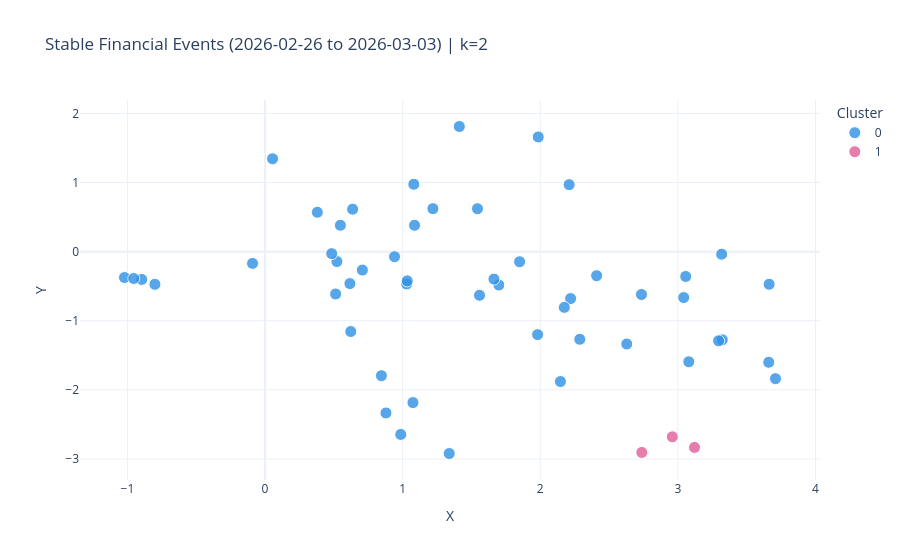
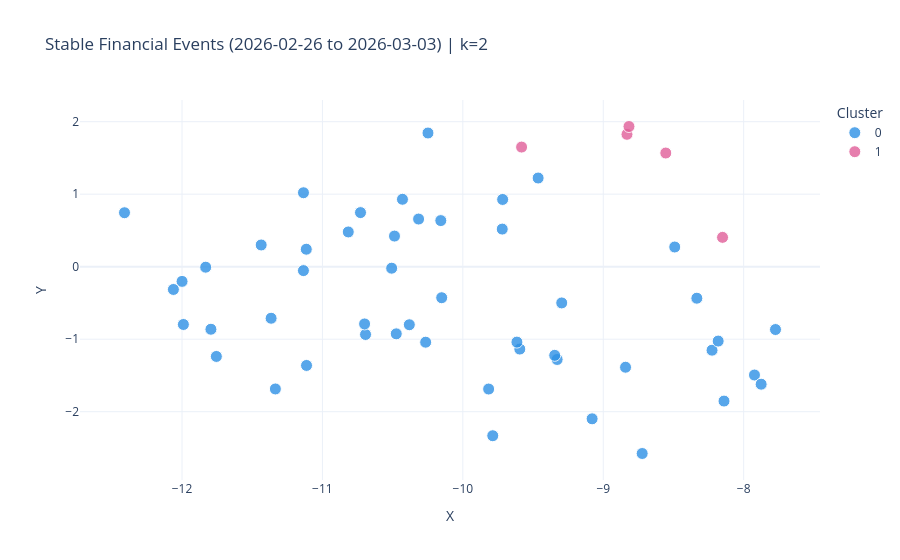

Write notebook code for charts like these, in order.
### Markdown cell above
So, the adequate number of clusters for the week before this event seems to be 2.

### Code cell
# Choice of K and Cluster Visualization
best_k_w2v = 2  # À lire sur le graphique Word2Vec
best_k_bpe = 2  # À lire sur le graphique DistilRoBERTa

# CLUSTERS VISUALISATION 
print(f"\n 2D Visualisation (Word2Vec) with K={best_k_w2v}...")
fig_tsne_w2v = visualize_hac_tsne_range(
    X_full=X_w2v,
    df_features=df_w2v,
    start_date=START_DATE,
    end_date=END_DATE,
    k=best_k_w2v,
)
if fig_tsne_w2v is not None:
    fig_tsne_w2v.show()

print(f"\n 2D Visualisation (DistilRoBERTa) with K={best_k_bpe}...")
fig_tsne_bpe = visualize_hac_tsne_range(
    X_full=X_bpe,
    df_features=df_bpe,
    start_date=START_DATE,
    end_date=END_DATE,
    k=best_k_bpe,
)
if fig_tsne_bpe is not None:
    fig_tsne_bpe.show()

### Figure 1 — Plotly figure (JSON) as saved in the notebook; plotly's stock layout.template omitted (floating-point values rounded to 4 significant figures)
{"data": [{"customdata": [["How to start investing with just $5 using micro-investing apps", "2026-02-26"], ["Nvidia posted another blockbuster quarter. One analyst says the stock is a ‘coiled spring’ waiting to snap higher", "2026-02-26"], ["Asia tech stocks rally as Nvidia earnings soothe AI slowdown fears", "2026-02-26"], ["The world's biggest sovereign wealth fund is using Anthropic's Claude AI model to screen investments for ethical issues", "2026-02-26"], ["Wall Street loves this 'AI-proof retail compounder'", "2026-02-26"], ["These steady income-paying stocks could be on their way to becoming dividend aristocrats, Wolfe says", "2026-02-26"], ["Salesforce’s underwhelming earnings won’t be enough to stem the AI software slide", "2026-02-26"], ["Nvidia’s Huang says any Pentagon–Anthropic rift is 'not the end of the world'", "2026-02-26"], ["Nvidia's blowout earnings report disappoints Wall Street as stock sinks 5%", "2026-02-26"], ["Rolls-Royce raises outlook, plans up to $12 billion share buyback as engine demand boosts growth", "2026-02-26"], ["Dell shares climb 22% on earnings beat as company navigates rising memory costs", "2026-02-27"], ["Here are Friday's biggest analyst calls: Nvidia, Netflix, Dell, Honeywell, Block, Palantir, Live Nation & more", "2026-02-27"], ["This obscure ETF may hold the key to whether the bull market lasts", "2026-02-27"], ["What traders are buying and selling during rout: Dumping Nvidia, buying Apple", "2026-02-27"], ["UK PM Keir Starmer suffers major blow after his party comes third in key vote", "2026-02-27"], ["UBS turns bullish on Palantir, says buy the dip on this clear AI winner", "2026-02-27"], ["Berkshire Hathaway operating earnings fell nearly 30% in Warren Buffett's final quarter as CEO", "2026-02-28"], ["How the 'K-shaped' economy is showing up at two big U.S. gyms", "2026-02-28"], ["Private equity stocks like Apollo are among the most oversold names in the S&P 500", "2026-02-28"], ["3 themes that drove Wall Street's wild week and the new U.S.-Iran conflict wildcard", "2026-02-28"], ["Jack Dorsey made the loudest case yet that AI is already replacing jobs", "2026-02-28"], ["Morgan Stanley says stocks like Nvidia have more room to run in March", "2026-02-28"], ["How the attack on Iran could impact the global oil market and economy", "2026-02-28"], ["With free storage at max from Google to Shutterfly to Snap, the price for your memories is rising", "2026-02-28"], ["AI just leveled up and there are no guardrails anymore", "2026-02-28"], ["All the highlights from Berkshire CEO Abel's first shareholder letter", "2026-03-01"], ["Here are the 5 big things we're watching in the stock market this week", "2026-03-01"], ["Investors beware: These stocks are the most at risk from AI disruption", "2026-03-01"], ["Buffett successor Greg Abel faces first big test as Berkshire Hathaway CEO. Did he pass it?", "2026-03-01"], ["It's peak days for the 'overlay everything' trade as demand for income rises in volatile market", "2026-03-01"], ["S&P 500 closes flat, rebounding from lows as traders buy the dip after U.S.-Iran attacks: Live updates", "2026-03-01"], ["Forget DeepSeek. China’s already released 5 new AI models and UBS prefers this one", "2026-03-01"], ["Stocks making the biggest moves premarket: Exxon Mobil, Lockheed Martin, United Airlines & more", "2026-03-02"], ["Iran, Berkshire Hathaway earnings, OpenAI's Pentagon deal and more in Morning Squawk", "2026-03-02"], ["U.S.-Iran war sparks market sell-off. When is it time to buy the dip?", "2026-03-02"], ["Goldman Sachs turns bullish on this coffee chain after recent pullback, calls growth rate ‘best in class’", "2026-03-02"], ["Iran conflict: Where things stand, global responses — and what comes next", "2026-03-02"], ["Dividend Aristocrats are outperforming this year in a volatile market. These stocks are Wall Street’s favorites", "2026-03-02"], ["Retail investors had two favorite trades during Monday's market turmoil", "2026-03-02"], ["Buy this power infrastructure stock as data center demand pick up, says Goldman Sachs", "2026-03-02"], ["Travel stocks fall after thousands of flights grounded following Iran strikes", "2026-03-02"], ["European stocks fall sharply as conflict grips the Middle East; oil prices jump", "2026-03-02"], ["Poor coordination can cost couples an average $14,000 in retirement wealth, research finds", "2026-03-03"], ["CNBC Daily Open: Markets digest U.S.-Iran war as conflict spreads", "2026-03-03"], ["European stocks close 3% lower as Middle East conflict intensifies", "2026-03-03"], ["Stocks making the biggest moves premarket: Target, Best Buy, On Holding, MongoDB & more", "2026-03-03"], ["We're buying more of this megacap AI stock as the market heads for a lower open", "2026-03-03"], ["South Korea's Kospi sees worst day in 19 months amid broader decline in Asia markets", "2026-03-03"], ["Wall Street playbook says buy when war breaks out. How this time could be different", "2026-03-03"], ["Nvidia is investing in these two stocks. Wall Street says you should too", "2026-03-03"], ["Versant debut earnings report shows continued pay TV pressure, digital growth", "2026-03-03"]], "hovertemplate": "Cluster=0<br>headline=%{customdata[0]}<br>date=%{customdata[1]}<extra></extra>", "legendgroup": "0", "marker": {"color": "#2E91E5", "line": {"color": "white", "width": 1}, "opacity": 0.8, "size": 12, "symbol": "circle"}, "mode": "markers", "name": "0", "orientation": "v", "showlegend": true, "type": "scatter", "x": [1.22, 0.7072, 0.5128, 0.8454, 0.6166, 0.9408, 0.5221, 1.338, 1.029, -0.8961, -0.8004, 0.3799, 1.85, 1.544, 1.985, 1.086, 0.05464, -0.09099, 1.699, 2.146, 0.6229, 1.033, 3.079, 2.21, 0.986, 1.081, 2.287, 1.075, 0.6363, 1.663, 2.735, 0.8784, 3.057, 2.628, 3.318, 0.5472, 3.709, 1.558, 2.22, 0.4843, 2.174, 3.323, 1.411, 3.66, 3.296, -1.021, 2.409, 3.663, 3.042, 1.981, -0.9539], "xaxis": "x", "y": [0.6221, -0.2664, -0.6129, -1.795, -0.4627, -0.07364, -0.143, -2.921, -0.4675, -0.4018, -0.4733, 0.5701, -0.1464, 0.6209, 1.66, 0.3819, 1.344, -0.1699, -0.4826, -1.88, -1.156, -0.4231, -1.594, 0.9695, -2.645, 0.9753, -1.268, -2.185, 0.6148, -0.3976, -0.6202, -2.335, -0.3592, -1.337, -0.03645, 0.3822, -1.838, -0.632, -0.6797, -0.02871, -0.8066, -1.276, 1.811, -1.601, -1.291, -0.3747, -0.3488, -0.4721, -0.665, -1.201, -0.3889], "yaxis": "y"}, {"customdata": [["Nvidia's stock wraps up tough week as Wall Street focuses more on competition than growth", "2026-02-27"], ["Here's what Cramer is watching in the week ahead, including U.S.-Iran tensions", "2026-02-28"], ["Nvidia, Amazon temporarily close Dubai offices, Google employees stranded amid U.S.-Iran war", "2026-03-03"]], "hovertemplate": "Cluster=1<br>headline=%{customdata[0]}<br>date=%{customdata[1]}<extra></extra>", "legendgroup": "1", "marker": {"color": "#E15F99", "line": {"color": "white", "width": 1}, "opacity": 0.8, "size": 12, "symbol": "circle"}, "mode": "markers", "name": "1", "orientation": "v", "showlegend": true, "type": "scatter", "x": [2.738, 2.959, 3.121], "xaxis": "x", "y": [-2.906, -2.68, -2.833], "yaxis": "y"}], "layout": {"legend": {"title": {"text": "Cluster"}, "tracegroupgap": 0}, "title": {"text": "Stable Financial Events (2026-02-26 to 2026-03-03) | k=2"}, "xaxis": {"anchor": "y", "domain": [0, 1], "title": {"text": "X"}}, "yaxis": {"anchor": "x", "domain": [0, 1], "title": {"text": "Y"}}}}

### Figure 2 — Plotly figure (JSON) as saved in the notebook; plotly's stock layout.template omitted (floating-point values rounded to 4 significant figures)
{"data": [{"customdata": [["How to start investing with just $5 using micro-investing apps", "2026-02-26"], ["Nvidia posted another blockbuster quarter. One analyst says the stock is a ‘coiled spring’ waiting to snap higher", "2026-02-26"], ["Asia tech stocks rally as Nvidia earnings soothe AI slowdown fears", "2026-02-26"], ["The world's biggest sovereign wealth fund is using Anthropic's Claude AI model to screen investments for ethical issues", "2026-02-26"], ["Wall Street loves this 'AI-proof retail compounder'", "2026-02-26"], ["These steady income-paying stocks could be on their way to becoming dividend aristocrats, Wolfe says", "2026-02-26"], ["Salesforce’s underwhelming earnings won’t be enough to stem the AI software slide", "2026-02-26"], ["Nvidia’s Huang says any Pentagon–Anthropic rift is 'not the end of the world'", "2026-02-26"], ["Nvidia's blowout earnings report disappoints Wall Street as stock sinks 5%", "2026-02-26"], ["Rolls-Royce raises outlook, plans up to $12 billion share buyback as engine demand boosts growth", "2026-02-26"], ["Nearly 1 in 5 eligible filers miss this 'valuable' tax credit, IRS says — how it can boost refunds", "2026-02-27"], ["Dell shares climb 22% on earnings beat as company navigates rising memory costs", "2026-02-27"], ["Here are Friday's biggest analyst calls: Nvidia, Netflix, Dell, Honeywell, Block, Palantir, Live Nation & more", "2026-02-27"], ["This obscure ETF may hold the key to whether the bull market lasts", "2026-02-27"], ["What traders are buying and selling during rout: Dumping Nvidia, buying Apple", "2026-02-27"], ["UK PM Keir Starmer suffers major blow after his party comes third in key vote", "2026-02-27"], ["UBS turns bullish on Palantir, says buy the dip on this clear AI winner", "2026-02-27"], ["Nvidia's stock wraps up tough week as Wall Street focuses more on competition than growth", "2026-02-27"], ["Berkshire Hathaway operating earnings fell nearly 30% in Warren Buffett's final quarter as CEO", "2026-02-28"], ["Here's what Cramer is watching in the week ahead, including U.S.-Iran tensions", "2026-02-28"], ["How the 'K-shaped' economy is showing up at two big U.S. gyms", "2026-02-28"], ["Private equity stocks like Apollo are among the most oversold names in the S&P 500", "2026-02-28"], ["Jack Dorsey made the loudest case yet that AI is already replacing jobs", "2026-02-28"], ["Morgan Stanley says stocks like Nvidia have more room to run in March", "2026-02-28"], ["AI just leveled up and there are no guardrails anymore", "2026-02-28"], ["All the highlights from Berkshire CEO Abel's first shareholder letter", "2026-03-01"], ["Here are the 5 big things we're watching in the stock market this week", "2026-03-01"], ["Investors beware: These stocks are the most at risk from AI disruption", "2026-03-01"], ["Buffett successor Greg Abel faces first big test as Berkshire Hathaway CEO. Did he pass it?", "2026-03-01"], ["It's peak days for the 'overlay everything' trade as demand for income rises in volatile market", "2026-03-01"], ["S&P 500 closes flat, rebounding from lows as traders buy the dip after U.S.-Iran attacks: Live updates", "2026-03-01"], ["Forget DeepSeek. China’s already released 5 new AI models and UBS prefers this one", "2026-03-01"], ["Stocks making the biggest moves premarket: Exxon Mobil, Lockheed Martin, United Airlines & more", "2026-03-02"], ["U.S.-Iran war sparks market sell-off. When is it time to buy the dip?", "2026-03-02"], ["Goldman Sachs turns bullish on this coffee chain after recent pullback, calls growth rate ‘best in class’", "2026-03-02"], ["Dividend Aristocrats are outperforming this year in a volatile market. These stocks are Wall Street’s favorites", "2026-03-02"], ["Retail investors had two favorite trades during Monday's market turmoil", "2026-03-02"], ["Buy this power infrastructure stock as data center demand pick up, says Goldman Sachs", "2026-03-02"], ["Travel stocks fall after thousands of flights grounded following Iran strikes", "2026-03-02"], ["European stocks fall sharply as conflict grips the Middle East; oil prices jump", "2026-03-02"], ["Poor coordination can cost couples an average $14,000 in retirement wealth, research finds", "2026-03-03"], ["CNBC Daily Open: Markets digest U.S.-Iran war as conflict spreads", "2026-03-03"], ["European stocks close 3% lower as Middle East conflict intensifies", "2026-03-03"], ["Stocks making the biggest moves premarket: Target, Best Buy, On Holding, MongoDB & more", "2026-03-03"], ["We're buying more of this megacap AI stock as the market heads for a lower open", "2026-03-03"], ["South Korea's Kospi sees worst day in 19 months amid broader decline in Asia markets", "2026-03-03"], ["Wall Street playbook says buy when war breaks out. How this time could be different", "2026-03-03"], ["Nvidia is investing in these two stocks. Wall Street says you should too", "2026-03-03"], ["Versant debut earnings report shows continued pay TV pressure, digital growth", "2026-03-03"]], "hovertemplate": "Cluster=0<br>headline=%{customdata[0]}<br>date=%{customdata[1]}<extra></extra>", "legendgroup": "0", "marker": {"color": "#2E91E5", "line": {"color": "white", "width": 1}, "opacity": 0.8, "size": 12, "symbol": "circle"}, "mode": "markers", "name": "0", "orientation": "v", "showlegend": true, "type": "scatter", "x": [-9.079, -7.923, -7.876, -11.44, -11.11, -10.38, -10.26, -9.296, -9.594, -11.11, -11.99, -8.14, -8.334, -11.14, -8.225, -12.41, -9.329, -8.182, -12.0, -7.773, -11.79, -10.47, -9.615, -9.816, -8.841, -11.83, -10.32, -10.69, -12.06, -10.15, -10.49, -8.723, -9.716, -10.73, -11.37, -10.51, -10.16, -9.787, -10.25, -9.464, -11.76, -8.491, -10.43, -10.7, -11.13, -9.719, -10.82, -9.346, -11.34], "xaxis": "x", "y": [-2.098, -1.494, -1.621, 0.2996, 0.2408, -0.8008, -1.041, -0.4998, -1.137, -1.362, -0.7972, -1.854, -0.4348, -0.05422, -1.152, 0.744, -1.28, -1.026, -0.2028, -0.8668, -0.8629, -0.9264, -1.04, -1.688, -1.387, -0.006961, 0.657, -0.9351, -0.3141, -0.4281, 0.4221, -2.577, 0.9273, 0.746, -0.7114, -0.02073, 0.6357, -2.332, 1.844, 1.223, -1.238, 0.2713, 0.9297, -0.7895, 1.02, 0.5183, 0.4791, -1.223, -1.686], "yaxis": "y"}, {"customdata": [["3 themes that drove Wall Street's wild week and the new U.S.-Iran conflict wildcard", "2026-02-28"], ["How the attack on Iran could impact the global oil market and economy", "2026-02-28"], ["Iran, Berkshire Hathaway earnings, OpenAI's Pentagon deal and more in Morning Squawk", "2026-03-02"], ["Iran conflict: Where things stand, global responses — and what comes next", "2026-03-02"], ["Nvidia, Amazon temporarily close Dubai offices, Google employees stranded amid U.S.-Iran war", "2026-03-03"]], "hovertemplate": "Cluster=1<br>headline=%{customdata[0]}<br>date=%{customdata[1]}<extra></extra>", "legendgroup": "1", "marker": {"color": "#E15F99", "line": {"color": "white", "width": 1}, "opacity": 0.8, "size": 12, "symbol": "circle"}, "mode": "markers", "name": "1", "orientation": "v", "showlegend": true, "type": "scatter", "x": [-8.831, -9.582, -8.817, -8.555, -8.151], "xaxis": "x", "y": [1.825, 1.65, 1.934, 1.568, 0.4043], "yaxis": "y"}], "layout": {"legend": {"title": {"text": "Cluster"}, "tracegroupgap": 0}, "title": {"text": "Stable Financial Events (2026-02-26 to 2026-03-03) | k=2"}, "xaxis": {"anchor": "y", "domain": [0, 1], "title": {"text": "X"}}, "yaxis": {"anchor": "x", "domain": [0, 1], "title": {"text": "Y"}}}}
